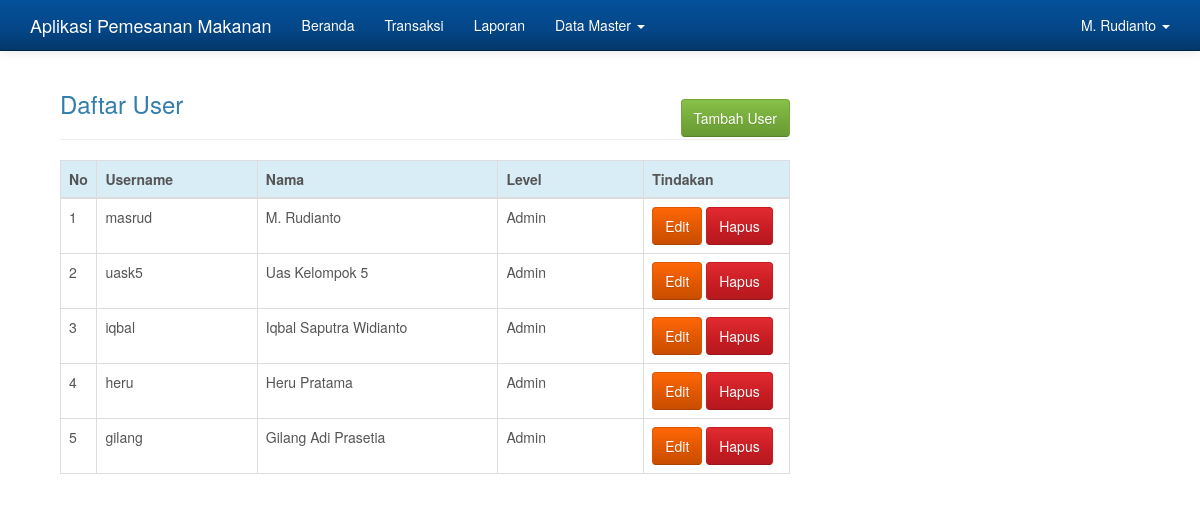
Page /admin.php?hlm=user (signed in) on the committed database.
### tables this page shows
CREATE TABLE IF NOT EXISTS `user` (
  `id_user` tinyint(2) NOT NULL,
  `username` varchar(30) NOT NULL,
  `password` varchar(35) NOT NULL,
  `nama` varchar(50) NOT NULL,
  `alamat` varchar(150) NOT NULL,
  `hp` varchar(20) NOT NULL,
  `level` tinyint(1) NOT NULL
);

### user.php (the view)
<?php
if( empty( $_SESSION['id_user'] ) ){
	$_SESSION['err'] = '<strong>ERROR!</strong> Anda harus login terlebih dahulu.';
	header('Location: ./');
	die();
} else {
	if( isset( $_REQUEST['aksi'] )){
		$aksi = $_REQUEST['aksi'];
		switch($aksi){
			case 'baru':
				include 'user_baru.php';
				break;
			case 'edit':
				include 'user_edit.php';
				break;
			case 'hapus':
				include 'user_hapus.php';
				break;
		}
	} else {
		echo '
			<div class="container">
			<div class="col-md-8">
				<h3 style="margin-bottom: -20px;">Daftar User</h3>
					<a href="./admin.php?hlm=user&aksi=baru" class="btn btn-success btn-s pull-right">Tambah User</a>
				<br/><hr/>
				<table class="table table-bordered">
				 <thead>
				   <tr class="info">
					 <th width="5%">No</th>
					 <th width="22%">Username</th>
					 <th width="33%">Nama</th>
					 <th width="20%">Level</th>
					 <th width="20%">Tindakan</th>
				   </tr>
				 </thead>
				 <tbody>';
		 	$sql = mysqli_query($koneksi, "SELECT * FROM user");
		 	if(mysqli_num_rows($sql) > 0){
		 		$no = 0;
				 while($row = mysqli_fetch_array($sql)){
	 				$no++;
	 			echo '
				   <tr>
					 <td>'.$no.'</td>
					 <td>'.$row['username'].'</td>
					 <td>'.$row['nama'].'</td>
					 <td>';
					 if($row['level'] == 1){
						 echo 'Admin';
					 } else {
						 echo 'User Biasa';
					 }
					 echo'</td>
					 <td>
					<script type="text/javascript" language="JavaScript">
					  	function konfirmasi(){
						  	tanya = confirm("Anda yakin akan menghapus user ini?");
						  	if (tanya == true) return true;
						  	else return false;
						}
					</script>
					 <a href="?hlm=user&aksi=edit&id_user='.$row['id_user'].'" class="btn btn-warning btn-s">Edit</a>
					 <a href="?hlm=user&aksi=hapus&submit=yes&id_user='.$row['id_user'].'" onclick="return konfirmasi()" class="btn btn-danger btn-s">Hapus</a>
					 </td>';
				}
			} else {
				 echo '<td colspan="8"><center><p class="add">Tidak ada data untuk ditampilkan. <u><a href="?hlm=user&aksi=baru">Tambah user baru</a></u> </p></center></td></tr>';
			}
			echo '
			 	</tbody>
			</table>
			</div>
		</div>';
	}
}
?>

### admin.php (style rules this page uses)
body { min-height: 200px; padding-top: 70px; }

### rows in the picture
user: username "masrud", nama "M. Rudianto", level "Admin"
user: username "uask5", nama "Uas Kelompok 5", level "Admin"
user: username "iqbal", nama "Iqbal Saputra Widianto", level "Admin"
user: username "heru", nama "Heru Pratama", level "Admin"
user: username "gilang", nama "Gilang Adi Prasetia", level "Admin"

### other values in the picture
$_SESSION['nama'] "M. Rudianto"
